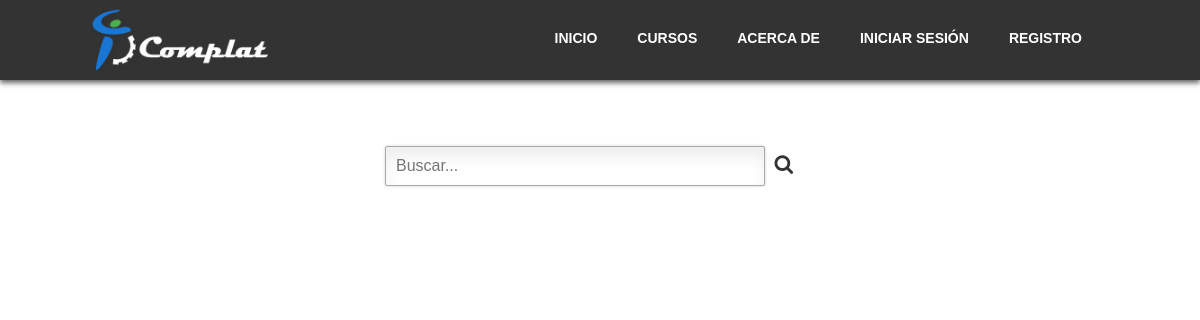
The page /?view=courses on the database as committed earlier.
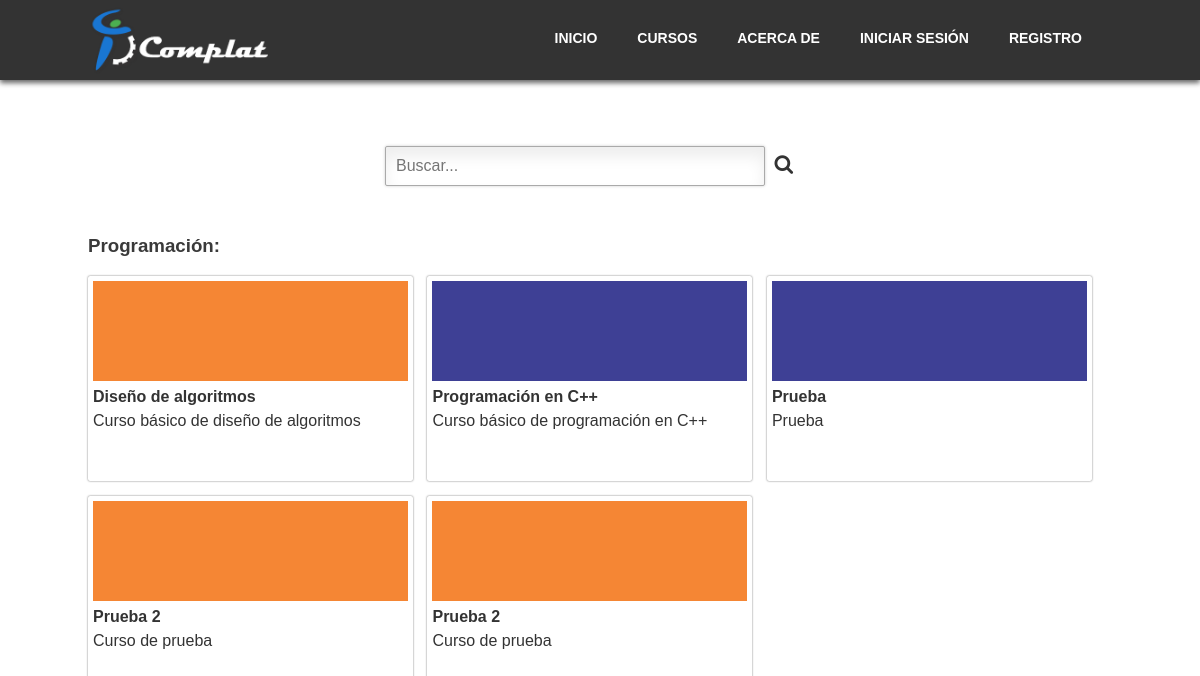
The same page on the database as committed later.
### tables this page shows
CREATE TABLE `course` (
  `id_course` int(11) PRIMARY KEY AUTO_INCREMENT,
  `course_name` varchar(80)  DEFAULT NULL,
  `description` varchar(250)  DEFAULT NULL,
  `description_detailed` varchar(500)  NOT NULL,
  `type` varchar(50) NOT NULL,
  `course_path` varchar(100)  NOT NULL,
  `image_path` varchar(200)  DEFAULT NULL,
  `image_main_path` varchar(100) NOT NULL,
  `video_intro_path` varchar(500) DEFAULT NULL
);

### core/models/class.Conexion.php (called while the page is built, shortened)
<?php
  Class Conexion extends mysqli{
    public function rows($query){
      return mysqli_num_rows($query);
    }
    public function recorrer($query){
      return mysqli_fetch_array($query);
    }
  }
?>

### html/courses/logout/courses.php (the view, shortened to what this page needs)
<div class="cointainer-courses">
	<div class="search-courses">
		<ul>
			<li><input type="text" id="input_search" placeholder="Buscar..." class="input-search" onkeyup="search();"></li>
			<li><span class="icon-search"></span></li>
		</ul>
	</div>
	<div class="courses" id="courses">
		<?php
			$db = new Conexion();
			$sql = $db->query("SELECT * FROM course WHERE type ='PROGRAMACION';");
			if($db->rows($sql) > 0){
				echo '<h3>Programación:</h3>';
				while ($datos = $db->recorrer($sql)) {
					echo 	'<a href="'.$datos[5].'" class="course-a">
								<div class="course">
									<img class="course-img" src="'.$datos[6].'" alt="'.$datos[1].'"/>
									<h4 class="course-title">'.$datos[1].'</h4>
									<p class="course-description">'.$datos[2].'</p>
								</div>
							</a>';
				}
			}
		?>
	</div>
</div>

### index.php (shortened to what this page needs)
<?php
  if(isset($_GET['view'])){
    if(file_exists('core/controllers/'.strtolower($_GET['view']).'Controller.php')){
      include('core/controllers/'.strtolower($_GET['view']).'Controller.php');
    }else{
      include('core/controllers/errorController.php');
    }
  }else{
    include('core/controllers/homeController.php');
  }
?>

### core/controllers/coursesController.php
<?php
	if(isset($_SESSION['app_id'])){
		include('html/courses/login/index_courses.php');
	}else{
		include('html/courses/logout/index_courses.php');
	}
?>

### html/courses/logout/index_courses.php (shortened to what this page needs)
<!DOCTYPE html>
<html lang="es">
<?php include(HTML_DIR.'overall/head.php'); ?>
<body>
<?php include(HTML_DIR.'overall/header.php'); ?>
<section class="container">
	<?php include(HTML_DIR.'/courses/logout/courses.php'); ?>
</section>
</body>
</html>

### html/overall/head.php (shortened to what this page needs)
<head>
	<link rel="stylesheet" href="views/css/estilo.css">
</head>

### html/overall/header.php (shortened to what this page needs)
<header>
	<?php
		if(isset($_SESSION['app_id'])){
			echo '<div class="container-header">
					<a href="?view=home"><img src="views/img/complat_logo.png" alt="Complat" class="complat-logo"></a>
					<nav class="nav-desktop">
						<ul>
							<li><a href="?view=logout">SALIR</a></li>
							<li><a href="?view=perfil&id='.$_SESSION['app_id'].'">'.strtoupper($users[$_SESSION['app_id']]['user']).'</a></li>
							<li><a href="?view=about">ACERCA DE</a></li>
							<li><a href="?view=courses">CURSOS</a></li>
							<li><a href="?view=home">INICIO</a></li>
						</ul>
					</nav>
				</div>
					<nav class="nav-movil" id="nav_movil">
  						<ul>
							<li><a href="?view=perfil&id='.$_SESSION['app_id'].'">'.strtoupper($users[$_SESSION['app_id']]['user']).'</a></li>
							<li><a href="?view=home">INICIO</a></li>
							<li><a href="?view=about">ACERCA DE</a></li>
							<li><a href="?view=courses">CURSOS</a></li>
							<li><a href="?view=logout">SALIR</a></li>
  						</ul>
					</nav>';
		}else{
			echo '<div class="container-header">
					<a href="?view=home"><img src="views/img/complat_logo.png" alt="Complat" class="complat-logo"></a>
					<nav class="nav-desktop">
						<ul>
							<li><a href="#" id="btn_registro">REGISTRO</a></li>
							<li><a href="#" id="btn_login">INICIAR SESIÓN</a></li>
							<li><a href="?view=about">ACERCA DE</a></li>
							<li><a href="?view=courses">CURSOS</a></li>
							<li><a href="?view=home">INICIO</a></li>
						</ul>
					</nav>
				</div>
					<nav class="nav-movil" id="nav_movil">
  						<ul>
  							<li><a href="?view=home">INICIO</a></li>
  							<li><a href="#" id="btn_login_movil">INICIAR SESIÓN</a></li>
	    					<li><a href="#" id="btn_registro_movil">REGISTRO</a></li>
							<li><a href="?view=about">ACERCA DE</a></li>
							<li><a href="?view=courses">CURSOS</a></li>
  						</ul>
					</nav>';
		}
	?>
</header>

### views/css/estilo.css (style rules this page uses)
html { font-family:sans-serif;-ms-text-size-adjust:100%;-webkit-text-size-adjust:100% }
body { margin:0 }
article,aside,details,figcaption,figure,footer,header,hgroup,main,menu,nav,section,summary { display:block }
a { background-color:transparent }
img { border:0 }
button,input,optgroup,select,textarea { color:inherit;font:inherit;margin:0 }
input { line-height:normal }
body { font-family:'Source Sans Pro',sans-serif;font-size:16px;color:#3a3a3a }
header { background:#333;height:80px;position:fixed;top:0;left:0;width:100%;-webkit-box-shadow:0 3px 5px 0 rgba(50,50,50,0.75);-moz-box-shadow:0 3px 5px 0 rgba(50,50,50,0.75);box-shadow:0 3px 5px 0 rgba(50,50,50,0.75);z-index:4 }
.container-header { height:80px;margin:auto;position:relative;width:1024px;z-index:2 }
.complat-logo { left:0;position:absolute;top:5px;width:180px }
.nav-desktop { height:80px;list-style:none;position:absolute;right:0;width:800px;font-weight:bold;font-size:14px }
.nav-desktop ul { bottom:0;box-sizing:border-box;height:60px;list-style:none;margin-bottom:auto;margin-top:auto;padding:20px 10px 10px 10px;position:absolute;top:0;width:100% }
.nav-desktop ul li { display:inline-block;float:right }
.nav-desktop ul li a { box-sizing:border-box;color:#fff;font-style:lighter;padding:20px 20px 20px 20px;text-align:center;text-decoration:none; }
.container { height:auto;margin:auto;margin-bottom:120px;margin-top:120px;position:relative;width:1024px;z-index:2 }
.cointainer-courses { width:100%;height:auto;position:relative;margin:0 auto }
.search-courses { width:450px;height:85px;position:relative;margin:0 auto;padding:5px 5px 5px 5px;box-sizing:border-box }
.cointainer-courses .search-courses ul { list-style:none;margin-left:-40px;display:inline-block }
.cointainer-courses .search-courses ul li { margin-left:5px;display:inline-block }
.cointainer-courses .search-courses ul li input { padding:10px;box-sizing:border-box;width:380px;outline:none;margin-top:5px;color:#666;border:1px solid #aaa;box-shadow:0 0 3px #ccc,0 10px 15px #eee inset;border-radius:2px; }
.icon-search:before { content:"\f002";font-family:"FontAwesome";font-size:20px;color:#333 }
.courses { width:100%;height:auto;position:relative;margin-top:30px;margin-bottom:30px }
.course { position:relative;width:315px;height:200px;margin-right:10px;display:inline-block;-webkit-box-shadow:0 0 2px 0 rgba(50,50,50,0.75);-moz-box-shadow:0 0 2px 0 rgba(50,50,50,0.75);box-shadow:0 0 2px 0 rgba(50,50,50,0.75);margin-bottom:15px;padding-top:5px;padding-left:5px;padding-right:5px;border-radius:2px;cursor:pointer; }
.course-a { text-decoration:none }
.course-img { position:relative;margin:0 auto;width:315px;height:100px }
.course-title { color:#333;margin-top:3px }
.course-description { margin-top:-15px;color:#333;text-align:justify }

Rows that differ between the two databases and show on the page:
added course: image_path (picture), course_name "Diseño de algoritmos", description "Curso básico de diseño de algoritmos"
added course: image_path (picture), course_name "Programación en C++", description "Curso básico de programación en C++"
added course: image_path (picture), course_name "Prueba", description "Prueba"
added course: image_path (picture), course_name "Prueba 2", description "Curso de prueba"
added course: image_path (picture), course_name "Prueba 2", description "Curso de prueba"
Other text that changed with them:
text now shown: "Programación:"
